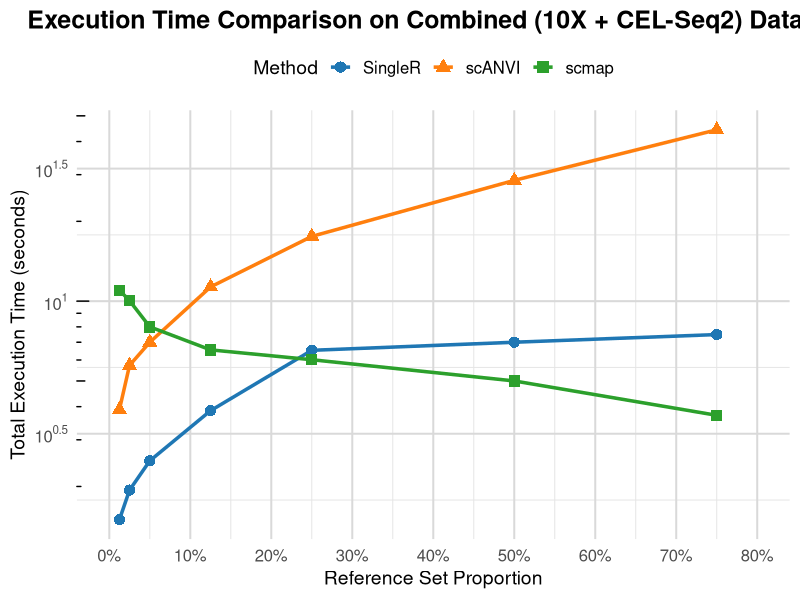
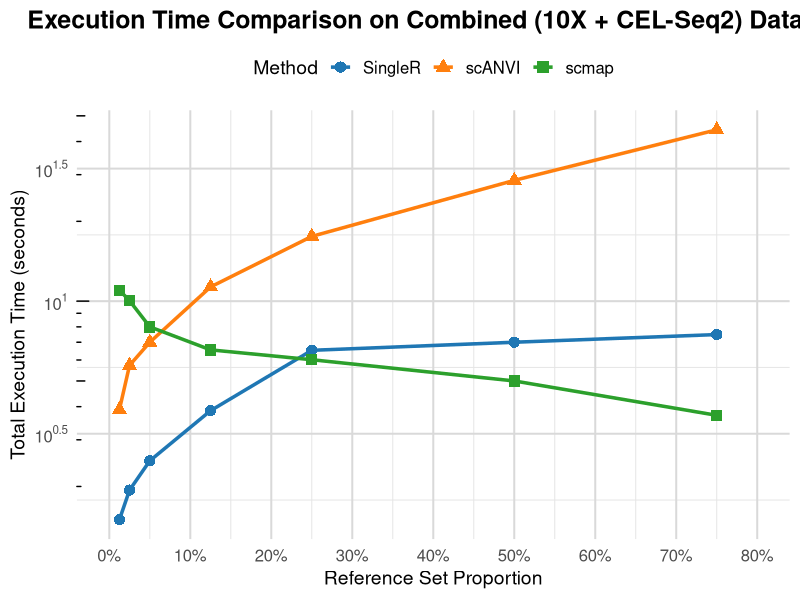

Write the R code that produced these figures, in order.
# Load necessary libraries
library(ggplot2)
library(dplyr)
library(scales) # For percentage labels

# --- Execution time data for Combined dataset (seconds) ---
combined_time_data_ext <- data.frame(
  Proportion_Numeric = c(
    0.75, 0.75, 0.75,        
    0.50, 0.50, 0.50,        
    0.25, 0.25, 0.25,        
    0.125, 0.125, 0.125,     
    0.05, 0.05, 0.05,        
    0.025, 0.025, 0.025,     
    0.0125, 0.0125, 0.0125   
  ),
  Method = factor(rep(c("SingleR", "scANVI", "scmap"), times = 7),
                  levels = c("SingleR", "scANVI", "scmap")),
  Total_Execution_Time = c(
    # 0.75
    7.482671,  # SingleR
    (39.095456 + 5.177625 + 0.032472), # scANVI
    3.710033,   # scmap
    
    # 0.50
    7.0,       # SingleR
    (25.0 + 3.5 + 0.05), # scANVI
    5.0,       # scmap
    
    # 0.25
    6.525334,  # SingleR
    (14.530908 + 2.955436 + 0.065918), # scANVI
    6.011979,   # scmap
    
    # 0.125
    3.863534,  # SingleR
    (8.244467 + 1.864307 + 1.206973), # scANVI
    6.550142,   # scmap
    
    # 0.05
    2.5,       # SingleR
    (5.0 + 1.5 + 0.5),  # scANVI
    8.0,       # scmap
    
    # 0.025
    1.938152,  # SingleR
    (3.807783 + 1.840196 + 0.080123), # scANVI
    10.037626,  # scmap
    
    # 0.0125
    1.5,       # SingleR
    (2.5 + 1.2 + 0.2), # scANVI
    11.0       # scmap
  )
)

# Plot line chart
p_time_combined_ext <- ggplot(combined_time_data_ext,
                              aes(x = Proportion_Numeric, y = Total_Execution_Time, group = Method, color = Method)) +
  geom_line(linewidth = 1.2) + # Thicker lines
  geom_point(size = 3.5, aes(shape = Method)) + # Add points with different shapes
  scale_color_manual(values = c("SingleR" = "#1f77b4", "scANVI" = "#ff7f0e", "scmap" = "#2ca02c")) +
  scale_shape_manual(values = c("SingleR" = 16, "scANVI" = 17, "scmap" = 15)) + # Circle, triangle, square
  labs(title = "Execution Time Comparison on Combined (10X + CEL-Seq2) Dataset",
       x = "Reference Set Proportion",
       y = "Total Execution Time (seconds)",
       color = "Method",
       shape = "Method") +
  theme_minimal(base_size = 15) + # Increase base font size
  theme(
    plot.title = element_text(hjust = 0.5, face = "bold", size = 18),
    legend.position = "top",
    legend.title = element_text(size = 14),
    legend.text = element_text(size = 12),
    axis.title = element_text(size = 14),
    axis.text = element_text(size = 12),
    panel.grid.major = element_line(colour = "grey85"), # Major grid lines
    panel.grid.minor = element_line(colour = "grey90")  # Minor grid lines
  ) +
  scale_x_continuous(
    breaks = seq(0, 0.80, by = 0.10), # Regular intervals, e.g., every 10%
    labels = scales::percent_format(accuracy = 1), # X-axis in percentage
    limits = c(0, 0.80) # Set X-axis range to ensure all points are visible
  ) +
  scale_y_log10(
    breaks = scales::trans_breaks("log10", function(x) 10^x), # Standard log scale
    labels = scales::trans_format("log10", scales::math_format(10^.x))
  ) +
  annotation_logticks(sides = "l") # Add log ticks on the left Y-axis

# Display the plot
print(p_time_combined_ext)

# Save the plot if needed
ggsave("combined_time_comparison.png", plot = p_time_combined_ext, width = 12, height = 7, dpi = 300)